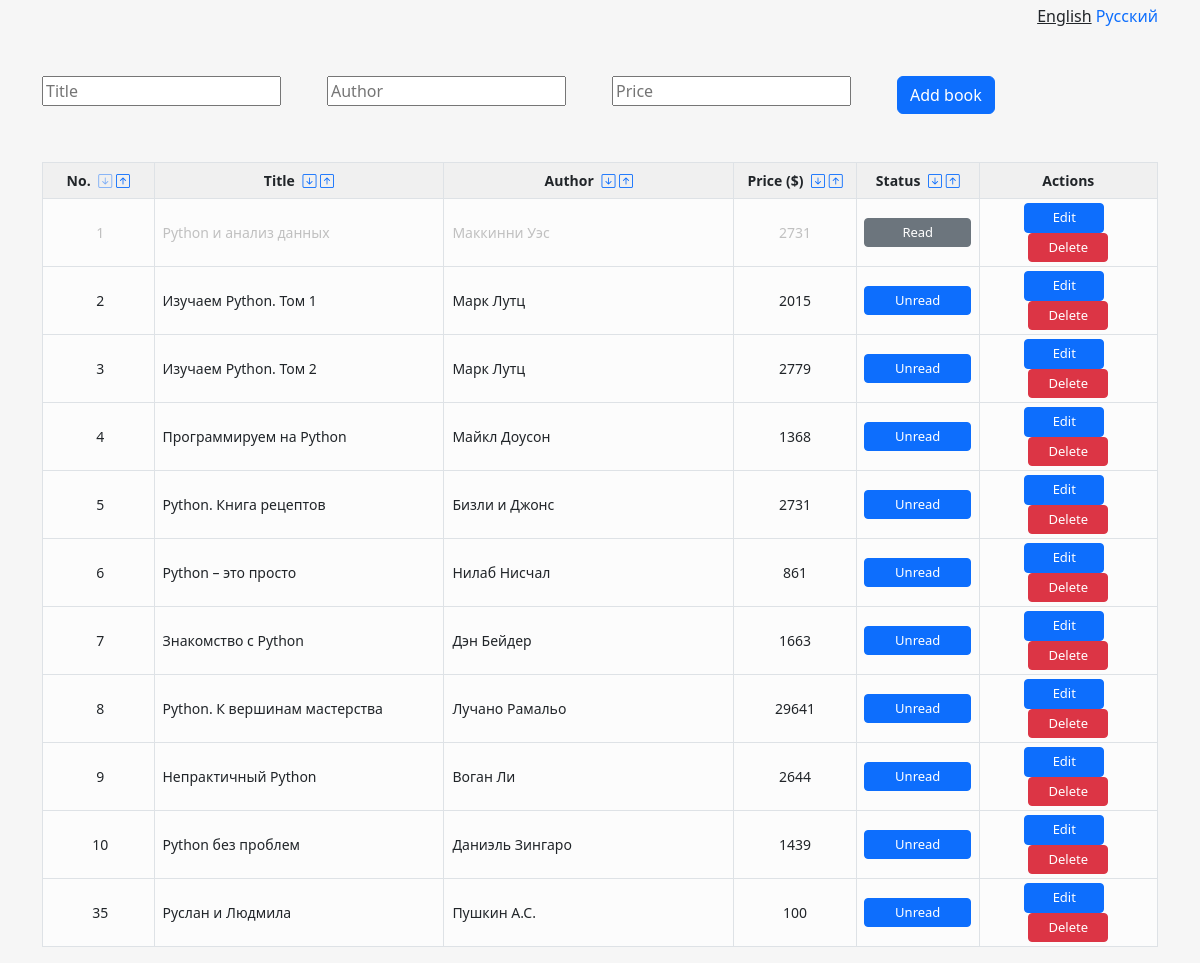
The page /en/ on the database its author committed.
### books/models.py (models this page shows, shortened)
class Book(models.Model):
    title = models.CharField(verbose_name=_('Title'), max_length=200)
    author = models.CharField(verbose_name=_('Author'), max_length=200)
    price = models.PositiveIntegerField(verbose_name=_('Price'), default=0)
    read = models.BooleanField(verbose_name=_('Read'), default=False)

### books/views.py (the view)
# urls.py: path("", book_list, name="book_list"),
@require_http_methods(['GET'])
def book_list(request):
    book_list = cache.get_or_set('cached_book_list', Book.objects.all())
    form = BookCreateForm(auto_id=False)
    return render(request, 'base.html', {'book_list': book_list, 'form': form})

### books/forms.py
class BookCreateForm(ModelForm):
    title  = CharField(label='qwerty', required=False, widget=TextInput(attrs={"class":"clrtxt", "placeholder":_("Title")}))
    author = CharField(required=False, widget=TextInput(attrs={"class":"clrtxt", "placeholder":_("Author")}))
    price  = CharField(required=False, widget=TextInput(attrs={"class":"clrtxt", "placeholder":_("Price")}))
    class Meta:
        model = Book
        fields = ['title', 'author', 'price']

### templates/base.html (shortened to what this page needs)
{% load i18n %}
{% load cache %}
{% load static %}
<!DOCTYPE html>
<html>
<head>
    <link href="https://cdn.jsdelivr.net/npm/bootstrap@5.2.2/dist/css/bootstrap.min.css" rel="stylesheet">
    <link rel="stylesheet" href="https://cdn.jsdelivr.net/npm/bootstrap-icons@1.10.3/font/bootstrap-icons.css">
    <link rel="stylesheet" href="{% static 'base.css' %}">
</head>
<body hx-headers='{"X-CSRFToken": "{{ csrf_token }}"}'>
    <div class="container">
        <div class="row text-end mt-1">
            <div class="col">
                {% get_current_language as LANGUAGE_CODE %}
                {% get_available_languages as LANGUAGES %}
                {% get_language_info_list for LANGUAGES as languages %}
                {% for language in languages %}
                    {% if language.code == LANGUAGE_CODE %}
                        <u>{{ language.name_local }}</u>
                    {% else %}
                        <a href="/{{ language.code }}/">{{ language.name_local }}</a>
                    {% endif %}
                {% endfor %}
            </div>
        </div>
        <div class="row mt-5">
            <div class="col">
                {% include "partial_create_book_form.html" %}
                <form class="form-inline">
                <table class="table table-bordered table-sm mt-5">
                {% cache 600 table_header LANGUAGE_CODE %}
		    {% trans "id" as id %}{% trans "title" as title %}
		    {% trans "author" as author %}{% trans "price" as price %}
                    {% trans "read" as read %}{% trans "ascend" as ascend %}
		    {% trans "descend" as descend %}
                    <thead>
                        <tr>
                            <th scope="col" style="width: 10%" class="text-center">
                                <small>
                                    {% trans "No." %}
                                    <a href=""
                                       hx-get="{% url 'book_list_sort' filter=id direction=ascend %}"
                                       hx-target="#book-list"
                                       hx-swap="innerHTML" >
                                        <i class="table-icon bi bi-arrow-down-square ms-1 {% trans 'id-ascend' %} disabled-button"></i>
                                    </a>
                                    <a href=""
                                       hx-get="{% url 'book_list_sort' filter=id direction=descend %}"
                                       hx-target="#book-list"
                                       hx-swap="innerHTML" >
                                        <i class="table-icon bi bi-arrow-up-square {% trans 'id-descend' %}"></i>
                                    </a>
                                </small>
                            </th>
                            <th scope="col" style="width: 26%" class="text-center">
                                <small>
                                    {% trans "Title" %}
                                    <a href=""
                                       hx-get="{% url 'book_list_sort' filter=title direction=ascend %}"
                                       hx-target="#book-list"
                                       hx-swap="innerHTML" >
                                        <i class="table-icon bi bi-arrow-down-square ms-1 {% trans 'title-ascend' %}"></i>
                                    </a>
                                    <a href=""
                                       hx-get="{% url 'book_list_sort' filter=title direction=descend %}"
                                       hx-target="#book-list"
                                       hx-swap="innerHTML" >
                                        <i class="table-icon bi bi-arrow-up-square {% trans 'title-descend' %}"></i>
                                    </a>
                                </small>
                            </th>
                            <th scope="col" style="width: 26%" class="text-center">
                                <small>
                                    {% trans "Author" %}
                                    <a href=""
                                       hx-get="{% url 'book_list_sort' filter=author direction=ascend %}"
                                       hx-target="#book-list"
                                       hx-swap="innerHTML" >
                                        <i class="table-icon bi bi-arrow-down-square ms-1 {% trans 'author-ascend' %}"></i>
                                    </a>
                                    <a href=""
                                       hx-get="{% url 'book_list_sort' filter=author direction=descend %}"
                                       hx-target="#book-list"
                                       hx-swap="innerHTML" >
                                        <i class="table-icon bi bi-arrow-up-square {% trans 'author-descend' %}"></i>
                                    </a>
                                </small>
                            </th>
                            <th scope="col" style="width: 11%" class="text-center">
                                <small>
                                    {% trans "Price ($)" %}
                                    <a href=""
                                       hx-get="{% url 'book_list_sort' filter=price direction=ascend %}"
                                       hx-target="#book-list"
                                       hx-swap="innerHTML" >
                                        <i class="table-icon bi bi-arrow-down-square ms-1 {% trans 'price-ascend' %}"></i>
                                    </a>
                                    <a href=""
                                       hx-get="{% url 'book_list_sort' filter=price direction=descend %}"
                                       hx-target="#book-list"
                                       hx-swap="innerHTML" >
                                        <i class="table-icon bi bi-arrow-up-square {% trans 'price-descend' %}"></i>
                                    </a>
                                </small>
                            </th>
                            <th scope="col" style="width: 11%" class="text-center">
                                <small>
                                    {% trans "Status" %}
                                    <a href=""
                                       hx-get="{% url 'book_list_sort' filter=read direction=descend %}"
                                       hx-target="#book-list"
                                       hx-swap="innerHTML" >
                                        <i class="table-icon bi bi-arrow-down-square ms-1 {% trans 'read-descend' %}"></i>
                                    </a>
                                    <a href=""
                                       hx-get="{% url 'book_list_sort' filter=read direction=ascend %}"
                                       hx-target="#book-list"
                                       hx-swap="innerHTML" >
                                        <i class="table-icon bi bi-arrow-up-square {% trans 'read-ascend' %}"></i>
                                    </a>
                                </small>
                            </th>
                            <th scope="col" style="width: 16%" class="text-center">
                                <small>
                                    {% trans "Actions" %}
                                </small>
                            </th>
                        </tr>
                    </thead>
                {% endcache %}
                    <tbody id="book-list">
                        {% include "partial_book_list.html" %}
                    </tbody>
                </table>
                </form>
            </div>
        </div>
    </div>
</body>
</html>

### templates/partial_create_book_form.html
{% load i18n %}
                <form class="form-inline">
                    <div class="row">
                        <div class="col">
                            {{ form.title }}
                        </div>
                        <div class="col">
                            {{ form.author }}
                        </div>
                        <div class="col">
                            {{ form.price }}
                        </div>
                        <div class="col">
                            <button type="submit"
                                    class="disbtn btn btn-primary"
                                    hx-post="{% url 'create_book' %}"
                                    hx-target="#book-list"
                                    hx-swap="beforeend" >
                                {% trans "Add book" %}
                            </button>
                        </div>
                    </div>
                </form>

### templates/partial_book_list.html
{% for book in book_list %}
    {% include "partial_book_detail.html" %}
{% endfor %}

### templates/partial_book_detail.html
{% load i18n %}
                        <tr class="{% if book.read %}grey-text{% endif %}">
                            <td class="align-middle text-center ps-2">
                                {{ book.id }}
                            </td>
                            <td class="align-middle ps-2">
                                {{ book.title }}
                            </td>
                            <td class="align-middle ps-2">
                                {{ book.author }}
                            </td>
                            <td  class="align-middle text-center">
                                {{ book.price }}
                            </td>
                            <td  class="align-middle text-center">
                                {% if not book.read %}
                                <button class="disbtn table-button status-button btn btn-primary btn-sm"
                                        hx-put="{% url 'update_book_status' book.id %}"
                                        hx-target="closest tr"
                                        hx-swap="outerHTML" >
                                    {% trans "Unread" %}
                                </button>
                                {% else %}
                                <button class="disbtn table-button status-button btn btn-secondary btn-sm"
                                        hx-put="{% url 'update_book_status' book.id %}"
                                        hx-target="closest tr"
                                        hx-swap="outerHTML" >
                                    {% trans "Read" %}
                                 </button>
                                {% endif %}
                            </td>
                            <td  class="align-middle text-center">
                                <button class="disbtn table-button any-button btn btn-primary btn-sm me-2"
                                        hx-put="{% url 'update_book_details' book.id %}"
                                        hx-target="closest tr"
                                        hx-swap="outerHTML" >
                                    {% trans "Edit" %}
                                </button>
                                <button class="disbtn table-button any-button btn btn-danger btn-sm"
                                        hx-delete="{% url 'delete_book' book.id %}"
                                        hx-target="closest tr"
                                        hx-swap="outerHTML"
                                        hx-confirm="{% trans 'Are you sure you wish to delete this book?' %}" >
                                    {% trans "Delete" %}
                                </button>
                            </td>
                        </tr>

### static/base.css (style rules this page uses)
body { background-color: rgb(246, 246, 246); }
thead { background-color: rgb(240, 240, 240); }
tbody { background-color: rgb(252, 252, 252); }
td { font-size: 14px; }
tr { line-height: 26px; min-height: 26px; height: 26px; }
a { text-decoration: none; }
.grey-text { color: rgb(192, 192, 192); }
.status-button { width: 107px; }
.any-button { width: 80px; }
.table-button { font-size: 13px; }
.disabled-button { opacity: 0.5; pointer-events: none; }

### rows shown on the page
Book: id "1", title "Python и анализ данных", author "Маккинни Уэс", price "2731"
Book: id "2", title "Изучаем Python. Том 1", author "Марк Лутц", price "2015"
Book: id "3", title "Изучаем Python. Том 2", author "Марк Лутц", price "2779"
Book: id "4", title "Программируем на Python", author "Майкл Доусон", price "1368"
Book: id "5", title "Python. Книга рецептов", author "Бизли и Джонс", price "2731"
Book: id "6", title "Python – это просто", author "Нилаб Нисчал", price "861"
Book: id "7", title "Знакомство с Python", author "Дэн Бейдер", price "1663"
Book: id "8", title "Python. К вершинам мастерства", author "Лучано Рамальо", price "29641"
Book: id "9", title "Непрактичный Python", author "Воган Ли", price "2644"
Book: id "10", title "Python без проблем", author "Даниэль Зингаро", price "1439"
Book: id "35", title "Руслан и Людмила", author "Пушкин А.С.", price "100"

### other values the page prints
{{ language.name_local }} "English"
{{ language.name_local }} "Русский"
